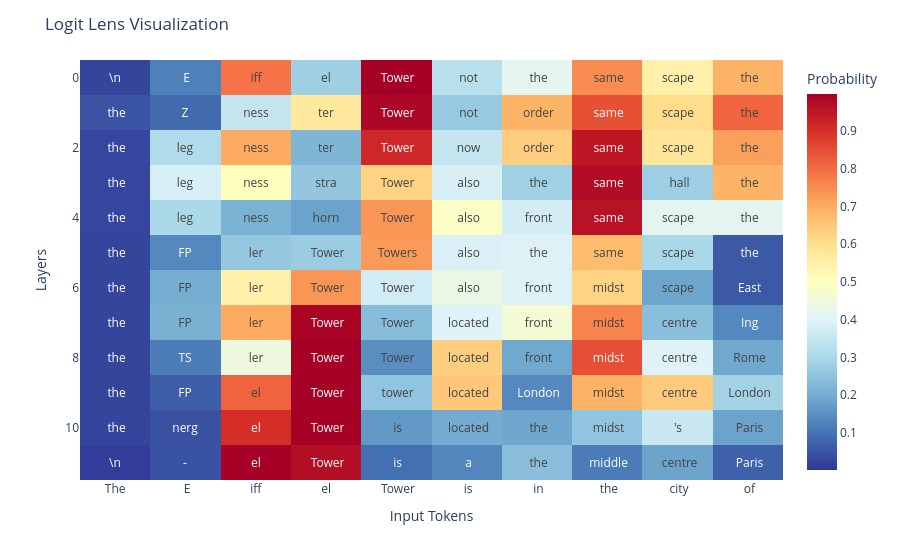

Notebook code for this chart:
### Markdown cell above
Now we will visualize the prediction of the GPT-2 model while processing the string *`'The Eiffel Tower is in the city of'`* and we’ll explore the interpretations of each layer within the GPT2Block, gaining insights into what each layer believes could be the next word for every input word.

### Code cell
import plotly.express as px
import plotly.io as pio
pio.renderers.default = "colab" if is_colab else "notebook_connected+plotly_mimetype"
# pio.renderers.default = "colab" if is_colab else "png"

fig = px.imshow(
    max_probs.detach().cpu().numpy(),
    x=input_words,
    y=list(range(len(words))),
    color_continuous_scale=px.colors.diverging.RdYlBu_r,
    color_continuous_midpoint=0.50,
    text_auto=True,
    labels=dict(x="Input Tokens", y="Layers", color="Probability")
)

fig.update_layout(
    title='Logit Lens Visualization',
    xaxis_tickangle=0
)

fig.update_traces(text=words, texttemplate="%{text}")
fig.show()

### Figure 1 — Plotly figure (JSON) as saved in the notebook; plotly's stock layout.template omitted (floating-point values rounded to 4 significant figures)
{"data": [{"coloraxis": "coloraxis", "hovertemplate": "Input Tokens: %{x}<br>Layers: %{y}<br>Probability: %{z}<extra></extra>", "name": "0", "text": [["\\n", " E", "iff", "el", " Tower", " not", " the", " same", "scape", " the"], [" the", "Z", "ness", "ter", " Tower", " not", " order", " same", "scape", " the"], [" the", "leg", "ness", "ter", " Tower", " now", " order", " same", "scape", " the"], [" the", "leg", "ness", "stra", " Tower", " also", " the", " same", " hall", " the"], [" the", "leg", "ness", "horn", " Tower", " also", " front", " same", "scape", " the"], [" the", "FP", "ler", " Tower", " Towers", " also", " the", " same", "scape", " the"], [" the", "FP", "ler", " Tower", " Tower", " also", " front", " midst", "scape", " East"], [" the", "FP", "ler", " Tower", " Tower", " located", " front", " midst", " centre", " Ing"], [" the", "TS", "ler", " Tower", " Tower", " located", " front", " midst", " centre", " Rome"], [" the", "FP", "el", " Tower", " tower", " located", " London", " midst", " centre", " London"], [" the", "nerg", "el", " Tower", " is", " located", " the", " midst", "'s", " Paris"], ["\\n", "-", "el", " Tower", " is", " a", " the", " middle", " centre", " Paris"]], "texttemplate": "%{text}", "type": "heatmap", "x": ["The", " E", "iff", "el", " Tower", " is", " in", " the", " city", " of"], "xaxis": "x", "y": [0, 1, 2, 3, 4, 5, 6, 7, 8, 9, 10, 11], "yaxis": "y", "z": [[0.02498, 0.1215, 0.7903, 0.2775, 0.9977, 0.3238, 0.4152, 0.752, 0.5446, 0.69], [0.04747, 0.08491, 0.3477, 0.5693, 0.9837, 0.2637, 0.6872, 0.8454, 0.6062, 0.8129], [0.02606, 0.3097, 0.7041, 0.2207, 0.9182, 0.3488, 0.6374, 0.9504, 0.5848, 0.7202], [0.02635, 0.3843, 0.504, 0.2592, 0.6246, 0.385, 0.2797, 0.9724, 0.2765, 0.6878], [0.02614, 0.3009, 0.2122, 0.1841, 0.7355, 0.4866, 0.3781, 0.9603, 0.4141, 0.4145], [0.02568, 0.135, 0.2606, 0.2714, 0.7305, 0.3887, 0.3943, 0.6723, 0.2979, 0.05754], [0.02543, 0.2042, 0.5428, 0.7381, 0.3724, 0.4328, 0.3978, 0.6245, 0.187, 0.05667], [0.02533, 0.2113, 0.7032, 0.9907, 0.2364, 0.4002, 0.4634, 0.7643, 0.2411, 0.1356], [0.02531, 0.1166, 0.4458, 0.9971, 0.1459, 0.6361, 0.1933, 0.8479, 0.3974, 0.1916], [0.02532, 0.06472, 0.8147, 0.9981, 0.2534, 0.649, 0.1346, 0.6901, 0.6443, 0.2854], [0.0255, 0.0444, 0.9033, 0.9942, 0.1661, 0.1986, 0.1902, 0.2531, 0.3555, 0.1834], [0.0136, 0.04671, 0.9959, 0.9699, 0.09402, 0.1314, 0.2401, 0.1148, 0.185, 0.06997]]}], "layout": {"coloraxis": {"cmid": 0.5, "colorbar": {"title": {"text": "Probability"}}, "colorscale": [[0, "rgb(49,54,149)"], [0.1, "rgb(69,117,180)"], [0.2, "rgb(116,173,209)"], [0.3, "rgb(171,217,233)"], [0.4, "rgb(224,243,248)"], [0.5, "rgb(255,255,191)"], [0.6, "rgb(254,224,144)"], [0.7, "rgb(253,174,97)"], [0.8, "rgb(244,109,67)"], [0.9, "rgb(215,48,39)"], [1, "rgb(165,0,38)"]]}, "margin": {"t": 60}, "title": {"text": "Logit Lens Visualization"}, "xaxis": {"anchor": "y", "constrain": "domain", "domain": [0, 1], "scaleanchor": "y", "tickangle": 0, "title": {"text": "Input Tokens"}}, "yaxis": {"anchor": "x", "autorange": "reversed", "constrain": "domain", "domain": [0, 1], "title": {"text": "Layers"}}}}
